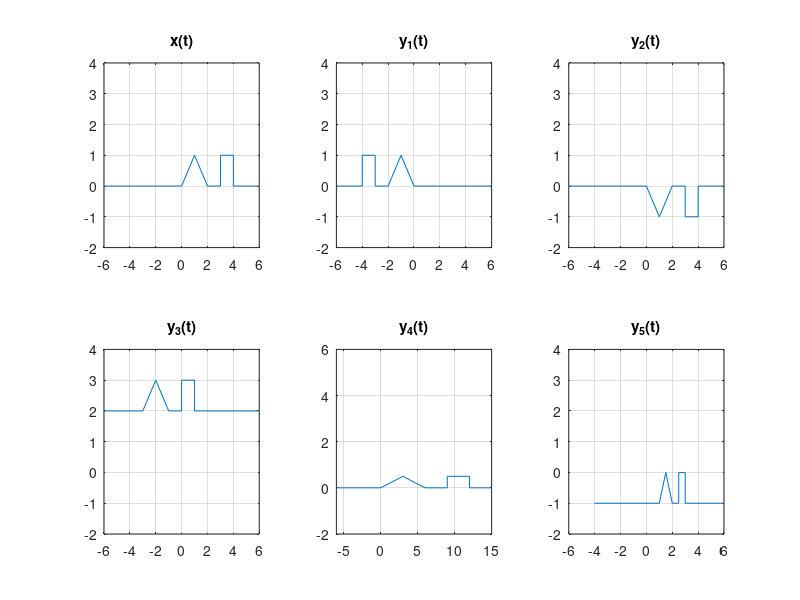

The MATLAB source for this figure:
%% ECEN 110L, Linear Systems
%% Lab 2: Signal Transformations and Sounds                                    .

figure;
% xlabel('t');
% ylabel('x(t)');

%% 1. Signal Transformation

% Step 1
t = [-10 0 1 2 3 3 4 4 5 10];
x = [0 0 1 0 0 1 1 0 0 0];

% Step 2
subplot(2, 3, 1);

% Step 3
plot(t, x);
axis([-6 6 -2 4])
title('x(t)');
grid on;

% Step 4
subplot(2, 3, 2);
plot(-t, x);
axis([-6 6 -2 4])
title('y_1(t)');
grid on;

% Step 5
subplot(2, 3, 3);
plot(t, -x);
axis([-6 6 -2 4]);
title('y_2(t)');
grid on;

% Step 6
subplot(2, 3, 4);
plot(t-3, x+2);
axis([-6 6 -2 4])
title('y_3(t)');
grid on;

% Step 7
subplot(2, 3, 5);
plot(3*t, x/2);
axis([-6 15 -2 6])
title('y_4(t)');
grid on;

% Step 8
subplot(2, 3, 6);
plot((t+2)/2, (x-1));
axis([-6 6 -2 4])
title('y_5(t)');
grid on;

saveas(gcf,'Lab2-P1.png');
